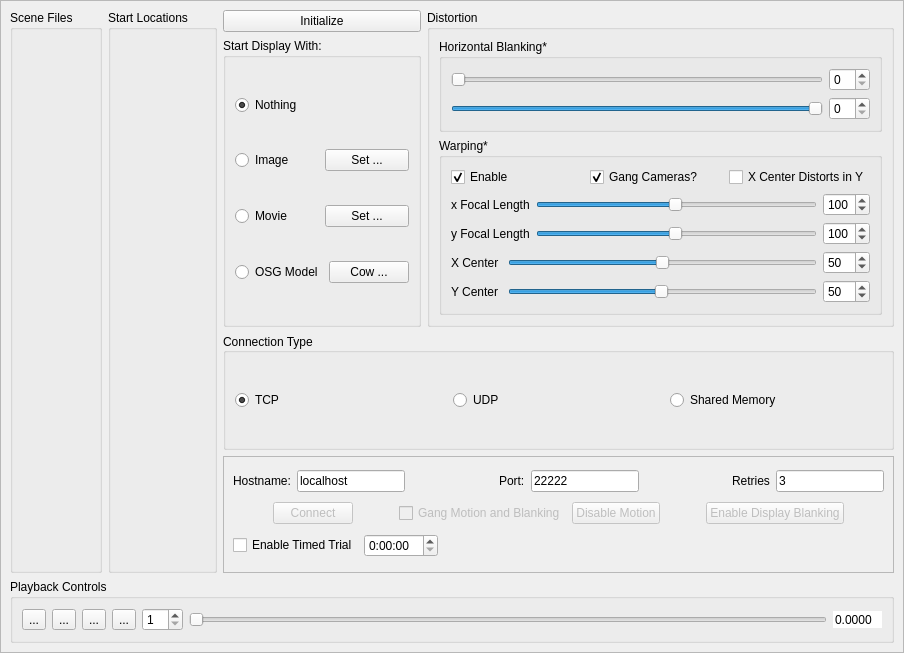
      <widget class="QWidget" name="tab">
       <attribute name="title">
        <string>Setup</string>
       </attribute>
       <layout class="QHBoxLayout" name="horizontalLayout_2">
        <property name="spacing">
         <number>0</number>
        </property>
        <property name="margin">
         <number>0</number>
        </property>
        <item>
         <widget class="QFrame" name="frame">
          <property name="frameShape">
           <enum>QFrame::StyledPanel</enum>
          </property>
          <property name="frameShadow">
           <enum>QFrame::Raised</enum>
          </property>
          <layout class="QVBoxLayout" name="verticalLayout_38">
           <item>
            <layout class="QHBoxLayout" name="horizontalLayout_32">
             <item>
              <widget class="QGroupBox" name="fileGroupBox">
               <property name="title">
                <string>Scene Files</string>
               </property>
               <property name="flat">
                <bool>false</bool>
               </property>
               <layout class="QVBoxLayout" name="fileGroupBoxLayout">
                <property name="margin">
                 <number>0</number>
                </property>
                <item>
                 <spacer name="verticalSpacer_4">
                  <property name="orientation">
                   <enum>Qt::Vertical</enum>
                  </property>
                  <property name="sizeHint" stdset="0">
                   <size>
                    <width>20</width>
                    <height>40</height>
                   </size>
                  </property>
                 </spacer>
                </item>
               </layout>
              </widget>
             </item>
             <item>
              <widget class="QGroupBox" name="startingLocationsBox">
               <property name="title">
                <string>Start Locations</string>
               </property>
               <layout class="QVBoxLayout" name="verticalLayout_22">
                <property name="margin">
                 <number>0</number>
                </property>
                <item>
                 <spacer name="verticalSpacer_5">
                  <property name="orientation">
                   <enum>Qt::Vertical</enum>
                  </property>
                  <property name="sizeHint" stdset="0">
                   <size>
                    <width>20</width>
                    <height>540</height>
                   </size>
                  </property>
                 </spacer>
                </item>
               </layout>
              </widget>
             </item>
             <item>
              <layout class="QVBoxLayout" name="verticalLayout_4">
               <item>
                <layout class="QHBoxLayout" name="horizontalLayout_10">
                 <item>
                  <layout class="QVBoxLayout" name="verticalLayout_2">
                   <item>
                    <widget class="QPushButton" name="initializeCameraButton">
                     <property name="text">
                      <string>Initialize</string>
                     </property>
                    </widget>
                   </item>
                   <item>
                    <widget class="QGroupBox" name="groupBox_3">
                     <property name="title">
                      <string>Start Display With:</string>
                     </property>
                     <layout class="QVBoxLayout" name="verticalLayout_6">
                      <item>
                       <widget class="QRadioButton" name="blankRadioButton">
                        <property name="text">
                         <string>Nothing</string>
                        </property>
                        <property name="checked">
                         <bool>true</bool>
                        </property>
                       </widget>
                      </item>
                      <item>
                       <layout class="QHBoxLayout" name="horizontalLayout_17">
                        <item>
                         <widget class="QRadioButton" name="imageRadioButton">
                          <property name="text">
                           <string>Image</string>
                          </property>
                         </widget>
                        </item>
                        <item>
                         <widget class="QPushButton" name="imageCalibrationButton">
                          <property name="text">
                           <string>Set ...</string>
                          </property>
                         </widget>
                        </item>
                       </layout>
                      </item>
                      <item>
                       <layout class="QHBoxLayout" name="horizontalLayout_23">
                        <item>
                         <widget class="QRadioButton" name="movieRadioButton">
                          <property name="text">
                           <string>Movie</string>
                          </property>
                         </widget>
                        </item>
                        <item>
                         <widget class="QPushButton" name="movieCalibrationButton">
                          <property name="text">
                           <string>Set ...</string>
                          </property>
                         </widget>
                        </item>
                       </layout>
                      </item>
                      <item>
                       <layout class="QHBoxLayout" name="horizontalLayout_24">
                        <item>
                         <widget class="QRadioButton" name="osgRadioButton">
                          <property name="text">
                           <string>OSG Model</string>
                          </property>
                         </widget>
                        </item>
                        <item>
                         <widget class="QPushButton" name="osgDataButton">
                          <property name="text">
                           <string>Cow ...</string>
                          </property>
                         </widget>
                        </item>
                       </layout>
                      </item>
                     </layout>
                    </widget>
                   </item>
                  </layout>
                 </item>
                 <item>
                  <widget class="QGroupBox" name="blankingGroupBox">
                   <property name="enabled">
                    <bool>true</bool>
                   </property>
                   <property name="title">
                    <string>Distortion</string>
                   </property>
                   <layout class="QVBoxLayout" name="verticalLayout">
                    <item>
                     <widget class="QGroupBox" name="groupBox_6">
                      <property name="toolTip">
                       <string>Controls size of viewport. Any control with an * in its name is per camera.</string>
                      </property>
                      <property name="title">
                       <string>Horizontal Blanking*</string>
                      </property>
                      <layout class="QVBoxLayout" name="verticalLayout_15">
                       <item>
                        <layout class="QHBoxLayout" name="horizontalLayout_15">
                         <item>
                          <widget class="QSlider" name="horizontalBlankingSlider">
                           <property name="enabled">
                            <bool>true</bool>
                           </property>
                           <property name="value">
                            <number>0</number>
                           </property>
                           <property name="orientation">
                            <enum>Qt::Horizontal</enum>
                           </property>
                          </widget>
                         </item>
                         <item>
                          <widget class="QSpinBox" name="horizontalBlankingSpinBox">
                           <property name="enabled">
                            <bool>true</bool>
                           </property>
                          </widget>
                         </item>
                        </layout>
                       </item>
                       <item>
                        <layout class="QHBoxLayout" name="horizontalLayout_16">
                         <item>
                          <widget class="QSlider" name="horizontalBlankingSlider_2">
                           <property name="enabled">
                            <bool>true</bool>
                           </property>
                           <property name="value">
                            <number>99</number>
                           </property>
                           <property name="orientation">
                            <enum>Qt::Horizontal</enum>
                           </property>
                          </widget>
                         </item>
                         <item>
                          <widget class="QSpinBox" name="horizontalBlankingSpinBox_2">
                           <property name="enabled">
                            <bool>true</bool>
                           </property>
                          </widget>
                         </item>
                        </layout>
                       </item>
                      </layout>
                     </widget>
                    </item>
                    <item>
                     <widget class="QGroupBox" name="groupBox_4">
                      <property name="toolTip">
                       <string>Controls vertical and horizontal warping. Any control with an * in its name is per camera.</string>
                      </property>
                      <property name="title">
                       <string>Warping*</string>
                      </property>
                      <layout class="QVBoxLayout" name="verticalLayout_5">
                       <item>
                        <layout class="QHBoxLayout" name="horizontalLayout_19">
                         <item>
                          <widget class="QCheckBox" name="enableDistortion">
                           <property name="text">
                            <string>Enable</string>
                           </property>
                           <property name="checked">
                            <bool>true</bool>
                           </property>
                          </widget>
                         </item>
                         <item>
                          <widget class="QCheckBox" name="gangedCheckBox">
                           <property name="text">
                            <string>Gang Cameras?</string>
                           </property>
                           <property name="checked">
                            <bool>true</bool>
                           </property>
                          </widget>
                         </item>
                         <item>
                          <widget class="QCheckBox" name="xCenterDistortsBox">
                           <property name="text">
                            <string>X Center Distorts in Y</string>
                           </property>
                          </widget>
                         </item>
                        </layout>
                       </item>
                       <item>
                        <layout class="QHBoxLayout" name="horizontalLayout_12">
                         <item>
                          <widget class="QLabel" name="label_6">
                           <property name="text">
                            <string>x Focal Length</string>
                           </property>
                          </widget>
                         </item>
                         <item>
                          <widget class="QSlider" name="focalLengthSlider_x">
                           <property name="minimum">
                            <number>1</number>
                           </property>
                           <property name="maximum">
                            <number>200</number>
                           </property>
                           <property name="value">
                            <number>100</number>
                           </property>
                           <property name="orientation">
                            <enum>Qt::Horizontal</enum>
                           </property>
                          </widget>
                         </item>
                         <item>
                          <widget class="QSpinBox" name="focalLengthSpinBox_x">
                           <property name="minimum">
                            <number>1</number>
                           </property>
                           <property name="maximum">
                            <number>200</number>
                           </property>
                           <property name="value">
                            <number>100</number>
                           </property>
                          </widget>
                         </item>
                        </layout>
                       </item>
                       <item>
                        <layout class="QHBoxLayout" name="horizontalLayout_22">
                         <item>
                          <widget class="QLabel" name="label_9">
                           <property name="text">
                            <string>y Focal Length</string>
                           </property>
                          </widget>
                         </item>
                         <item>
                          <widget class="QSlider" name="focalLengthSlider_y">
                           <property name="minimum">
                            <number>1</number>
                           </property>
                           <property name="maximum">
                            <number>200</number>
                           </property>
                           <property name="value">
                            <number>100</number>
                           </property>
                           <property name="orientation">
                            <enum>Qt::Horizontal</enum>
                           </property>
                          </widget>
                         </item>
                         <item>
                          <widget class="QSpinBox" name="focalLengthSpinBox_y">
                           <property name="minimum">
                            <number>1</number>
                           </property>
                           <property name="maximum">
                            <number>200</number>
                           </property>
                           <property name="value">
                            <number>100</number>
                           </property>
                          </widget>
                         </item>
                        </layout>
                       </item>
                       <item>
                        <layout class="QHBoxLayout" name="horizontalLayout_21">
                         <item>
                          <widget class="QLabel" name="label_8">
                           <property name="text">
                            <string>X Center </string>
                           </property>
                          </widget>
                         </item>
                         <item>
                          <widget class="QSlider" name="xCenterSlider">
                           <property name="minimum">
                            <number>-50</number>
                           </property>
                           <property name="maximum">
                            <number>150</number>
                           </property>
                           <property name="value">
                            <number>50</number>
                           </property>
                           <property name="orientation">
                            <enum>Qt::Horizontal</enum>
                           </property>
                          </widget>
                         </item>
                         <item>
                          <widget class="QSpinBox" name="xCenterSpinBox">
                           <property name="minimum">
                            <number>-50</number>
                           </property>
                           <property name="maximum">
                            <number>150</number>
                           </property>
                           <property name="value">
                            <number>50</number>
                           </property>
                          </widget>
                         </item>
                        </layout>
                       </item>
                       <item>
                        <layout class="QHBoxLayout" name="horizontalLayout_20">
                         <item>
                          <widget class="QLabel" name="label_7">
                           <property name="text">
                            <string>Y Center </string>
                           </property>
                          </widget>
                         </item>
                         <item>
                          <widget class="QSlider" name="yCenterSlider">
                           <property name="minimum">
                            <number>1</number>
                           </property>
                           <property name="maximum">
                            <number>100</number>
                           </property>
                           <property name="value">
                            <number>50</number>
                           </property>
                           <property name="orientation">
                            <enum>Qt::Horizontal</enum>
                           </property>
                          </widget>
                         </item>
                         <item>
                          <widget class="QSpinBox" name="yCenterSpinBox">
                           <property name="maximum">
                            <number>100</number>
                           </property>
                           <property name="value">
                            <number>50</number>
                           </property>
                          </widget>
                         </item>
                        </layout>
                       </item>
                      </layout>
                     </widget>
                    </item>
                   </layout>
                  </widget>
                 </item>
                </layout>
               </item>
               <item>
                <widget class="QGroupBox" name="groupBox_2">
                 <property name="title">
                  <string>Connection Type</string>
                 </property>
                 <property name="alignment">
                  <set>Qt::AlignLeading|Qt::AlignLeft|Qt::AlignVCenter</set>
                 </property>
                 <layout class="QHBoxLayout" name="horizontalLayout_11">
                  <property name="spacing">
                   <number>6</number>
                  </property>
                  <property name="sizeConstraint">
                   <enum>QLayout::SetDefaultConstraint</enum>
                  </property>
                  <property name="topMargin">
                   <number>0</number>
                  </property>
                  <property name="bottomMargin">
                   <number>0</number>
                  </property>
                  <item>
                   <widget class="QRadioButton" name="TCP_radioBtn">
                    <property name="text">
                     <string>TCP</string>
                    </property>
                    <property name="checked">
                     <bool>true</bool>
                    </property>
                   </widget>
                  </item>
                  <item>
                   <widget class="QRadioButton" name="UDP_radioBtn">
                    <property name="text">
                     <string>UDP</string>
                    </property>
                   </widget>
                  </item>
                  <item>
                   <widget class="QRadioButton" name="radioButton_3">
                    <property name="text">
                     <string>Shared Memory</string>
                    </property>
                   </widget>
                  </item>
                 </layout>
                </widget>
               </item>
               <item>
                <widget class="QFrame" name="frame_2">
                 <property name="frameShape">
                  <enum>QFrame::StyledPanel</enum>
                 </property>
                 <property name="frameShadow">
                  <enum>QFrame::Raised</enum>
                 </property>
                 <layout class="QVBoxLayout" name="verticalLayout_3">
                  <item>
                   <layout class="QHBoxLayout" name="horizontalLayout_8">
                    <item>
                     <layout class="QHBoxLayout" name="horizontalLayout_5">
                      <item>
                       <widget class="QLabel" name="label_3">
                        <property name="text">
                         <string>Hostname:</string>
                        </property>
                       </widget>
                      </item>
                      <item>
                       <widget class="QLineEdit" name="hostnameCtrl">
                        <property name="text">
                         <string>localhost</string>
                        </property>
                       </widget>
                      </item>
                     </layout>
                    </item>
                    <item>
                     <spacer name="horizontalSpacer">
                      <property name="orientation">
                       <enum>Qt::Horizontal</enum>
                      </property>
                      <property name="sizeHint" stdset="0">
                       <size>
                        <width>40</width>
                        <height>20</height>
                       </size>
                      </property>
                     </spacer>
                    </item>
                    <item>
                     <layout class="QHBoxLayout" name="horizontalLayout_6">
                      <item>
                       <widget class="QLabel" name="label_4">
                        <property name="text">
                         <string>Port:</string>
                        </property>
                       </widget>
                      </item>
                      <item>
                       <widget class="QLineEdit" name="portCtrl">
                        <property name="text">
                         <string>22222</string>
                        </property>
                       </widget>
                      </item>
                     </layout>
                    </item>
                    <item>
                     <spacer name="horizontalSpacer_2">
                      <property name="orientation">
                       <enum>Qt::Horizontal</enum>
                      </property>
                      <property name="sizeHint" stdset="0">
                       <size>
                        <width>40</width>
                        <height>20</height>
                       </size>
                      </property>
                     </spacer>
                    </item>
                    <item>
                     <layout class="QHBoxLayout" name="horizontalLayout_7">
                      <item>
                       <widget class="QLabel" name="label_5">
                        <property name="text">
                         <string>Retries</string>
                        </property>
                       </widget>
                      </item>
                      <item>
                       <widget class="QLineEdit" name="retriesCtrl">
                        <property name="text">
                         <string>3</string>
                        </property>
                       </widget>
                      </item>
                     </layout>
                    </item>
                   </layout>
                  </item>
                  <item>
                   <layout class="QHBoxLayout" name="horizontalLayout_9">
                    <item>
                     <spacer name="horizontalSpacer_3">
                      <property name="orientation">
                       <enum>Qt::Horizontal</enum>
                      </property>
                      <property name="sizeHint" stdset="0">
                       <size>
                        <width>40</width>
                        <height>20</height>
                       </size>
                      </property>
                     </spacer>
                    </item>
                    <item>
                     <widget class="QPushButton" name="networkConnectButton">
                      <property name="enabled">
                       <bool>false</bool>
                      </property>
                      <property name="text">
                       <string>Connect</string>
                      </property>
                     </widget>
                    </item>
                    <item>
                     <spacer name="horizontalSpacer_11">
                      <property name="orientation">
                       <enum>Qt::Horizontal</enum>
                      </property>
                      <property name="sizeHint" stdset="0">
                       <size>
                        <width>40</width>
                        <height>20</height>
                       </size>
                      </property>
                     </spacer>
                    </item>
                    <item>
                     <widget class="QCheckBox" name="gangMotionCheckBox">
                      <property name="enabled">
                       <bool>false</bool>
                      </property>
                      <property name="text">
                       <string>Gang Motion and Blanking</string>
                      </property>
                     </widget>
                    </item>
                    <item>
                     <widget class="QPushButton" name="disableMotionButton">
                      <property name="enabled">
                       <bool>false</bool>
                      </property>
                      <property name="toolTip">
                       <string>When Connected, disables input from ball, but keeps system running</string>
                      </property>
                      <property name="text">
                       <string>Disable Motion</string>
                      </property>
                     </widget>
                    </item>
                    <item>
                     <spacer name="horizontalSpacer_4">
                      <property name="orientation">
                       <enum>Qt::Horizontal</enum>
                      </property>
                      <property name="sizeHint" stdset="0">
                       <size>
                        <width>40</width>
                        <height>20</height>
                       </size>
                      </property>
                     </spacer>
                    </item>
                    <item>
                     <widget class="QPushButton" name="displayBlankingButton">
                      <property name="enabled">
                       <bool>false</bool>
                      </property>
                      <property name="text">
                       <string>Enable Display Blanking</string>
                      </property>
                     </widget>
                    </item>
                    <item>
                     <spacer name="horizontalSpacer_12">
                      <property name="orientation">
                       <enum>Qt::Horizontal</enum>
                      </property>
                      <property name="sizeHint" stdset="0">
                       <size>
                        <width>40</width>
                        <height>20</height>
                       </size>
                      </property>
                     </spacer>
                    </item>
                   </layout>
                  </item>
                  <item>
                   <layout class="QHBoxLayout" name="horizontalLayout_61">
                    <item>
                     <widget class="QCheckBox" name="enableTimedTrialCheckBox">
                      <property name="text">
                       <string>Enable Timed Trial</string>
                      </property>
                     </widget>
                    </item>
                    <item>
                     <widget class="QTimeEdit" name="timeTrialEditor">
                      <property name="currentSection">
                       <enum>QDateTimeEdit::HourSection</enum>
                      </property>
                      <property name="displayFormat">
                       <string>h:mm:ss</string>
                      </property>
                     </widget>
                    </item>
                    <item>
                     <spacer name="horizontalSpacer_19">
                      <property name="orientation">
                       <enum>Qt::Horizontal</enum>
                      </property>
                      <property name="sizeHint" stdset="0">
                       <size>
                        <width>40</width>
                        <height>20</height>
                       </size>
                      </property>
                     </spacer>
                    </item>
                   </layout>
                  </item>
                 </layout>
                </widget>
               </item>
              </layout>
             </item>
            </layout>
           </item>
           <item>
            <widget class="QGroupBox" name="groupBox_10">
             <property name="title">
              <string>Playback Controls</string>
             </property>
             <layout class="QHBoxLayout" name="horizontalLayout_68">
              <item>
               <layout class="QHBoxLayout" name="horizontalLayout_67">
                <item>
                 <widget class="QToolButton" name="rewindButton">
                  <property name="text">
                   <string>...</string>
                  </property>
                  <property name="icon">
                   <iconset resource="jovian.qrc">
                    <normaloff>:/images/Rewind.png</normaloff>:/images/Rewind.png</iconset>
                  </property>
                  <property name="iconSize">
                   <size>
                    <width>32</width>
                    <height>32</height>
                   </size>
                  </property>
                 </widget>
                </item>
                <item>
                 <widget class="QToolButton" name="playBackwardsButton">
                  <property name="text">
                   <string>...</string>
                  </property>
                  <property name="icon">
                   <iconset resource="jovian.qrc">
                    <normaloff>:/images/Back.png</normaloff>:/images/Back.png</iconset>
                  </property>
                  <property name="iconSize">
                   <size>
                    <width>32</width>
                    <height>32</height>
                   </size>
                  </property>
                 </widget>
                </item>
                <item>
                 <widget class="QToolButton" name="playForwardButton">
                  <property name="text">
                   <string>...</string>
                  </property>
                  <property name="icon">
                   <iconset resource="jovian.qrc">
                    <normaloff>:/images/Play.png</normaloff>:/images/Play.png</iconset>
                  </property>
                  <property name="iconSize">
                   <size>
                    <width>32</width>
                    <height>32</height>
                   </size>
                  </property>
                 </widget>
                </item>
                <item>
                 <widget class="QToolButton" name="recordButton">
                  <property name="text">
                   <string>...</string>
                  </property>
                  <property name="icon">
                   <iconset resource="jovian.qrc">
                    <normaloff>:/images/Record.png</normaloff>:/images/Record.png</iconset>
                  </property>
                  <property name="iconSize">
                   <size>
                    <width>32</width>
                    <height>32</height>
                   </size>
                  </property>
                 </widget>
                </item>
                <item>
                 <widget class="QSpinBox" name="strideLength">
                  <property name="toolTip">
                   <string>Stride By ...</string>
                  </property>
                  <property name="minimum">
                   <number>1</number>
                  </property>
                 </widget>
                </item>
                <item>
                 <widget class="QSlider" name="timeSlider">
                  <property name="orientation">
                   <enum>Qt::Horizontal</enum>
                  </property>
                 </widget>
                </item>
                <item>
                 <widget class="QDoubleSpinBox" name="timeLabel">
                  <property name="frame">
                   <bool>false</bool>
                  </property>
                  <property name="readOnly">
                   <bool>true</bool>
                  </property>
                  <property name="buttonSymbols">
                   <enum>QAbstractSpinBox::NoButtons</enum>
                  </property>
                  <property name="decimals">
                   <number>4</number>
                  </property>
                 </widget>
                </item>
               </layout>
              </item>
             </layout>
            </widget>
           </item>
          </layout>
         </widget>
        </item>
       </layout>
      </widget>
